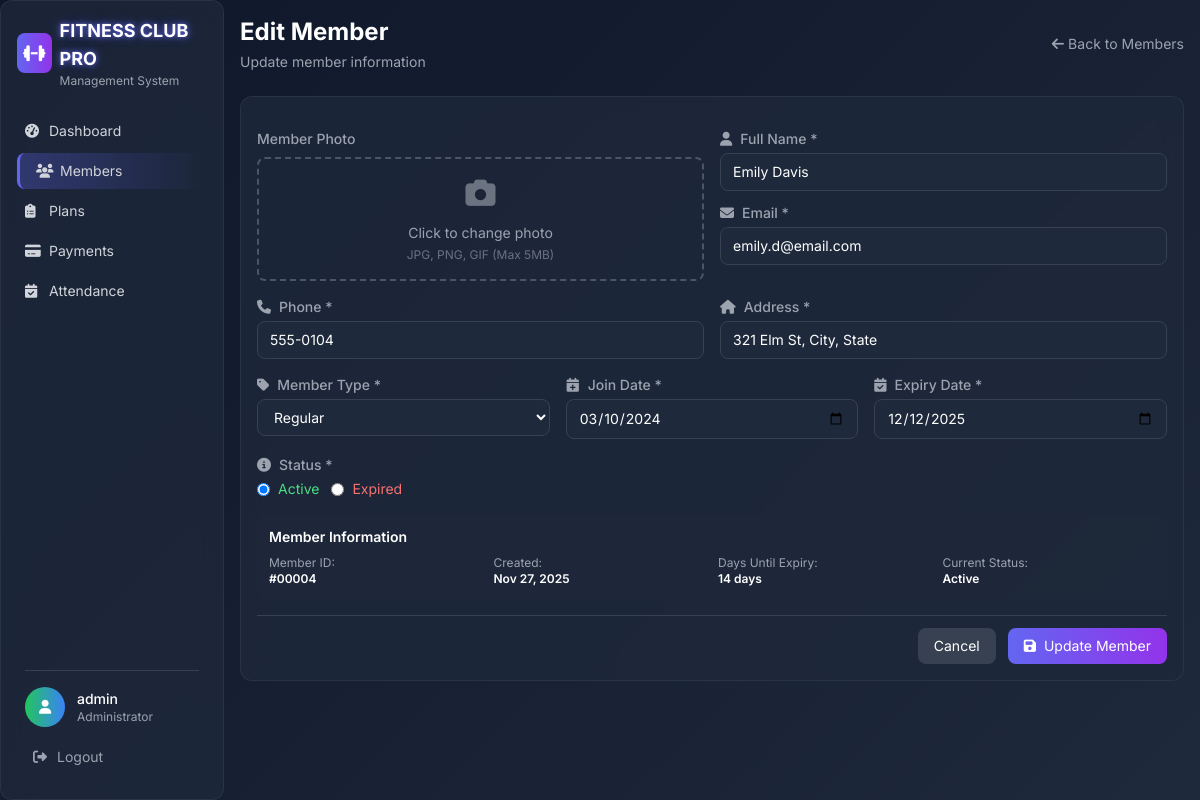
The app's page /members/edit.php?id=4 (signed in) with its own data.
### tables this page shows
CREATE TABLE members (
    id INT AUTO_INCREMENT PRIMARY KEY,
    full_name VARCHAR(100) NOT NULL,
    email VARCHAR(100) NOT NULL UNIQUE,
    phone VARCHAR(20) NOT NULL,
    address TEXT NOT NULL,
    member_type ENUM('Regular', 'Student', 'Senior') NOT NULL DEFAULT 'Regular',
    photo VARCHAR(255) DEFAULT NULL,
    join_date DATE NOT NULL,
    expiry_date DATE NOT NULL,
    status ENUM('Active', 'Expired') NOT NULL DEFAULT 'Active',
    created_at TIMESTAMP DEFAULT CURRENT_TIMESTAMP,
    INDEX idx_email (email),
    INDEX idx_status (status),
    INDEX idx_expiry (expiry_date)
);

### config/database.php (called while the page is built, shortened)
<?php
class Database {
    private $host = 'localhost';
    private $dbname = 'fitness_club_system';
    private $username = 'root';
    private $password = '';
    private $charset = 'utf8mb4';
    private function connect() {
        try {
            $dsn = "mysql:host={$this->host};dbname={$this->dbname};charset={$this->charset}";
            $options = [
                PDO::ATTR_ERRMODE => PDO::ERRMODE_EXCEPTION,
                PDO::ATTR_DEFAULT_FETCH_MODE => PDO::FETCH_ASSOC,
                PDO::ATTR_EMULATE_PREPARES => false,
            ];
            $this->pdo = new PDO($dsn, $this->username, $this->password, $options);
        } catch (PDOException $e) {
            die("Database connection failed: " . $e->getMessage());
        }
    }
}
?>

### models/Member.php (called while the page is built, shortened)
<?php
require_once __DIR__ . '/../config/database.php';
class Member {
    private $db;
    public function __construct() {
        $this->db = new Database();
    }
    public function getById($id) {
        try {
            $stmt = $this->db->pdo->prepare("SELECT * FROM members WHERE id = ?");
            $stmt->execute([$id]);
            return $stmt->fetch();
        } catch (PDOException $e) {
            error_log("Get member by ID error: " . $e->getMessage());
            return false;
        }
    }
}
?>

### members/edit.php (the view, shortened to what this page needs)
<?php
require_once '../helpers/functions.php';
require_once '../models/Member.php';
$id = (int)($_GET['id'] ?? 0);
$member = new Member();
$memberData = $member->getById($id);
?>
<!DOCTYPE html>
<html lang="en">
<head>
    <script src="https://cdn.tailwindcss.com"></script>
    <link rel="stylesheet" href="https://cdnjs.cloudflare.com/ajax/libs/font-awesome/6.4.0/css/all.min.css">
</head>
<body class="bg-slate-900 text-white">
    <div class="fixed left-0 top-0 h-full w-56 glass-card p-4 z-10">
        <div class="flex items-center mb-6">
            <div class="w-10 h-10 bg-gradient-to-r from-indigo-500 to-purple-600 rounded-lg flex items-center justify-center mr-2">
                <i class="fas fa-dumbbell text-white text-lg"></i>
            </div>
            <div>
                <h1 class="text-lg font-bold neon-text">FITNESS CLUB PRO</h1>
                <p class="text-gray-400 text-xs">Management System</p>
            </div>
        </div>
        <nav class="space-y-1">
            <a href="../index.php" class="sidebar-item flex items-center p-2 rounded-lg text-gray-300 hover:text-white">
                <i class="fas fa-tachometer-alt w-4 mr-2 text-sm"></i>
                <span class="text-sm">Dashboard</span>
            </a>
            <a href="index.php" class="sidebar-item active flex items-center p-2 rounded-lg text-gray-300 hover:text-white">
                <i class="fas fa-users w-4 mr-2 text-sm"></i>
                <span class="text-sm">Members</span>
            </a>
            <a href="../plans/index.php" class="sidebar-item flex items-center p-2 rounded-lg text-gray-300 hover:text-white">
                <i class="fas fa-clipboard-list w-4 mr-2 text-sm"></i>
                <span class="text-sm">Plans</span>
            </a>
            <a href="../payments/index.php" class="sidebar-item flex items-center p-2 rounded-lg text-gray-300 hover:text-white">
                <i class="fas fa-credit-card w-4 mr-2 text-sm"></i>
                <span class="text-sm">Payments</span>
            </a>
            <a href="../attendance/index.php" class="sidebar-item flex items-center p-2 rounded-lg text-gray-300 hover:text-white">
                <i class="fas fa-calendar-check w-4 mr-2 text-sm"></i>
                <span class="text-sm">Attendance</span>
            </a>
        </nav>
        <div class="absolute bottom-6 left-6 right-6">
            <div class="border-t border-gray-700 pt-4">
                <div class="flex items-center">
                    <div class="w-10 h-10 bg-gradient-to-r from-green-500 to-blue-500 rounded-full flex items-center justify-center mr-3">
                        <i class="fas fa-user text-white text-sm"></i>
                    </div>
                    <div class="flex-1">
                        <p class="text-sm font-medium"><?php echo htmlspecialchars($_SESSION['admin_username']); ?></p>
                        <p class="text-xs text-gray-400">Administrator</p>
                    </div>
                </div>
                <a href="../logout.php" class="mt-3 flex items-center p-2 rounded-lg text-gray-400 hover:text-red-400 hover:bg-red-500/10 transition-all">
                    <i class="fas fa-sign-out-alt w-4 mr-2 text-sm"></i>
                    <span class="text-sm">Logout</span>
                </a>
            </div>
        </div>
    </div>
    <div class="ml-56 p-4">
        <div class="flex justify-between items-center mb-6">
            <div>
                <h1 class="text-2xl font-bold mb-1">Edit Member</h1>
                <p class="text-gray-400 text-sm">Update member information</p>
            </div>
            <a href="index.php" class="text-gray-400 hover:text-white transition-colors text-sm">
                <i class="fas fa-arrow-left mr-1"></i>Back to Members
            </a>
        </div>
        <div class="glass-card p-4">
            <form method="POST" enctype="multipart/form-data" class="space-y-4">
                <div class="grid grid-cols-1 md:grid-cols-2 gap-4">
                    <div>
                        <label class="block text-sm font-medium text-gray-400 mb-2">Member Photo</label>
                        <div class="file-input-wrapper border-2 border-dashed border-gray-600 rounded-lg p-4 text-center transition-all cursor-pointer" onclick="document.getElementById('photo').click()">
                            <div id="photoPreview" class="mb-3">
                                <?php if ($memberData['photo']): ?>
                                    <img src="../uploads/members/<?php echo htmlspecialchars($memberData['photo']); ?>" alt="Current Photo" class="w-24 h-24 object-cover rounded-lg mx-auto photo-preview">
                                <?php else: ?>
                                    <i class="fas fa-camera text-3xl text-gray-500"></i>
                                <?php endif; ?>
                            </div>
                            <p class="text-gray-400 text-sm">Click to change photo</p>
                            <p class="text-xs text-gray-500 mt-1">JPG, PNG, GIF (Max 5MB)</p>
                        </div>
                    </div>
                    <div class="space-y-3">
                        <div>
                            <label class="block text-sm font-medium text-gray-400 mb-1">
                                <i class="fas fa-user mr-2"></i>Full Name *
                            </label>
                            <input
                                type="text"
                                name="full_name"
                                value="<?php echo htmlspecialchars($memberData['full_name']); ?>"
                                class="w-full px-3 py-2 bg-slate-800 border border-gray-700 rounded-lg text-white placeholder-gray-500 focus:outline-none focus:border-indigo-500 form-input text-sm"
                                placeholder="Enter full name"
                                required
                            >
                        </div>
                        <div>
                            <label class="block text-sm font-medium text-gray-400 mb-1">
                                <i class="fas fa-envelope mr-2"></i>Email *
                            </label>
                            <input
                                type="email"
                                name="email"
                                value="<?php echo htmlspecialchars($_POST['email'] ?? $memberData['email']); ?>"
                                class="w-full px-3 py-2 bg-slate-800 border border-gray-700 rounded-lg text-white placeholder-gray-500 focus:outline-none focus:border-indigo-500 form-input text-sm"
                                placeholder="Enter email address"
                                required
                            >
                        </div>
                    </div>
                </div>
                <div class="grid grid-cols-1 md:grid-cols-2 gap-4">
                    <div>
                        <label class="block text-sm font-medium text-gray-400 mb-1">
                            <i class="fas fa-phone mr-2"></i>Phone *
                        </label>
                        <input
                            type="tel"
                            name="phone"
                            value="<?php echo htmlspecialchars($_POST['phone'] ?? $memberData['phone']); ?>"
                            class="w-full px-3 py-2 bg-slate-800 border border-gray-700 rounded-lg text-white placeholder-gray-500 focus:outline-none focus:border-indigo-500 form-input text-sm"
                            placeholder="Enter phone number"
                            required
                        >
                    </div>
                    <div>
                        <label class="block text-sm font-medium text-gray-400 mb-1">
                            <i class="fas fa-home mr-2"></i>Address *
                        </label>
                        <input
                            type="text"
                            name="address"
                            value="<?php echo htmlspecialchars($_POST['address'] ?? $memberData['address']); ?>"
                            class="w-full px-3 py-2 bg-slate-800 border border-gray-700 rounded-lg text-white placeholder-gray-500 focus:outline-none focus:border-indigo-500 form-input text-sm"
                            placeholder="Enter address"
                            required
                        >
                    </div>
                </div>
                <div class="grid grid-cols-1 md:grid-cols-3 gap-4">
                    <div>
                        <label class="block text-sm font-medium text-gray-400 mb-1">
                            <i class="fas fa-tag mr-2"></i>Member Type *
                        </label>
                        <select name="member_type" class="w-full px-3 py-2 bg-slate-800 border border-gray-700 rounded-lg text-white focus:outline-none focus:border-indigo-500 form-input text-sm" required>
                            <option value="Regular" <?php echo ($_POST['member_type'] ?? $memberData['member_type']) === 'Regular' ? 'selected' : ''; ?>>Regular</option>
                        </select>
                    </div>
                    <div>
                        <label class="block text-sm font-medium text-gray-400 mb-1">
                            <i class="fas fa-calendar-plus mr-2"></i>Join Date *
                        </label>
                        <input
                            type="date"
                            name="join_date"
                            value="<?php echo htmlspecialchars($_POST['join_date'] ?? $memberData['join_date']); ?>"
                            class="w-full px-3 py-2 bg-slate-800 border border-gray-700 rounded-lg text-white focus:outline-none focus:border-indigo-500 form-input text-sm"
                            required
                        >
                    </div>
                    <div>
                        <label class="block text-sm font-medium text-gray-400 mb-1">
                            <i class="fas fa-calendar-check mr-2"></i>Expiry Date *
                        </label>
                        <input
                            type="date"
                            name="expiry_date"
                            value="<?php echo htmlspecialchars($_POST['expiry_date'] ?? $memberData['expiry_date']); ?>"
                            class="w-full px-3 py-2 bg-slate-800 border border-gray-700 rounded-lg text-white focus:outline-none focus:border-indigo-500 form-input text-sm"
                            required
                        >
                    </div>
                </div>
                <div>
                    <label class="block text-sm font-medium text-gray-400 mb-1">
                        <i class="fas fa-info-circle mr-2"></i>Status *
                    </label>
                    <div class="flex space-x-3">
                        <label class="flex items-center">
                            <input type="radio" name="status" value="Active" <?php echo ($_POST['status'] ?? $memberData['status']) === 'Active' ? 'checked' : ''; ?> class="mr-2" required>
                            <span class="text-green-400 text-sm">Active</span>
                        </label>
                        <label class="flex items-center">
                            <input type="radio" name="status" value="Expired" <?php echo ($_POST['status'] ?? $memberData['status']) === 'Expired' ? 'checked' : ''; ?> class="mr-2">
                            <span class="text-red-400 text-sm">Expired</span>
                        </label>
                    </div>
                </div>
                <div class="bg-slate-800/50 rounded-lg p-3">
                    <h3 class="text-base font-semibold mb-2 text-sm">Member Information</h3>
                    <div class="grid grid-cols-2 md:grid-cols-4 gap-3 text-xs">
                        <div>
                            <span class="text-gray-400">Member ID:</span>
                            <p class="font-semibold text-xs">#<?php echo str_pad($memberData['id'], 5, '0', STR_PAD_LEFT); ?></p>
                        </div>
                        <div>
                            <span class="text-gray-400">Created:</span>
                            <p class="font-semibold text-xs"><?php echo date('M d, Y', strtotime($memberData['created_at'])); ?></p>
                        </div>
                        <div>
                            <span class="text-gray-400">Days Until Expiry:</span>
                            <p class="font-semibold text-xs"><?php
                            $days = daysUntilExpiry($memberData['expiry_date']);
                            echo $days > 0 ? "$days days" : "Expired";
                            ?></p>
                        </div>
                        <div>
                            <span class="text-gray-400">Current Status:</span>
                            <p class="font-semibold text-xs"><?php echo htmlspecialchars($memberData['status']); ?></p>
                        </div>
                    </div>
                </div>
                <div class="flex justify-end space-x-3 pt-3 border-t border-gray-700">
                    <a href="index.php" class="px-4 py-2 bg-gray-700 text-white rounded-lg hover:bg-gray-600 transition-all text-sm">
                        Cancel
                    </a>
                    <button type="submit" class="px-4 py-2 bg-gradient-to-r from-indigo-500 to-purple-600 text-white rounded-lg hover:from-indigo-600 hover:to-purple-700 transition-all btn-glow text-sm">
                        <i class="fas fa-save mr-2"></i>Update Member
                    </button>
                </div>
            </form>
        </div>
    </div>
</body>
</html>

### records on screen
members: full_name "Emily Davis", email "emily.d@email.com", phone "555-0104", address "321 Elm St, City, State", member_type "Regular", join_date "03/10/2024", expiry_date "12/12/2025", status "☑ Active", status "☐ Expired", id "00004", created_at "Nov 27, 2025", expiry_date "14", status "Active"

### other values on screen
$_SESSION['admin_username'] "admin"
